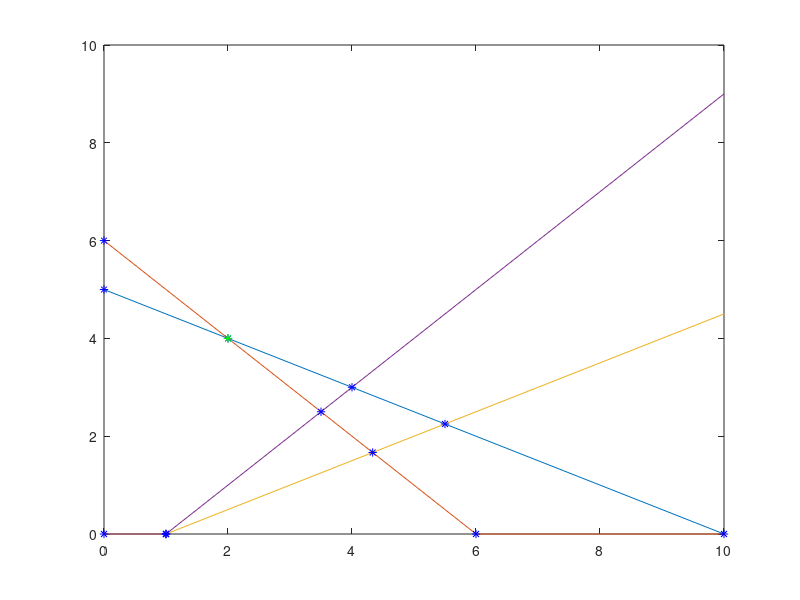

Recreate this plot in MATLAB.
clc
clear

z = @(x1,x2) x1 + x2;
c1 = @(x1,x2) x1 + 2*x2 - 10;
c2 = @(x1,x2) x1 + x2 -6;
c3 = @(x1,x2) x1 -2*x2 -1;
c4 = @(x1,x2) 2*x1 - 2*x2 -2;

%Representing and Plotting
A = [1 2;1 1;1 -2;2 -2];
B = [10;6;1;2];

m = size(A,1);  %No of equations, equal to number of rows
x1 = 0:max(B);  %posiible values of one variable, second we get from eq
                %we use both to plot a line
for i=1:m
    x22 = (B(i) - A(i,1) *x1)/A(i,2);
    x2 = max(0,x22);   %Only first quad
    plot(x1,x2);
    hold on;   %Without it only last line will plot
end
% x1 + 2x2 = 10   means x2 = (10 - 1*x1)/2  
%generally    (B(i)- A(i,1)*x1)/A(i,2)

%Points Of Intersection
A = [A;[0 1;1 0]];
B = [B;[0;0]];
m_new = size(A,1);

inte = [];
for i = 1:m_new
    for j = i+1:m_new
        AA = [A(i,:);A(j,:)];
        BB = [B(i);B(j)];
        s = AA\BB;
        if(s>=0)
            inte = [inte s];
        end
    end
end
disp(inte)
%Plotting Points Of Intersection
for i=1:size(inte,2)
    plot(inte(1,i),inte(2,i),'*b');
    hold on
end

%Feasible Ones
f = [];
for i = 1:size(inte)
    if(c1(inte(1,i),inte(2,i))<=0 && c2(inte(1,i),inte(2,i))<=0 && c3(inte(1,i),inte(2,i))<=0 && c4(inte(1,i),inte(2,i))<=0 )
        f = [f [inte(1,i);inte(2,i)]];
    end
end

for i=1:size(f,2)
    plot(inte(1,i),inte(2,i),'*g');
    hold on
end

%optimal val
max = 0;
for i=1:size(f,2)
    val = z(f(1,i),f(2,i));
    if(val > max)
        max = val;
        index = i;
    end
end

disp('optimal val')
disp(max)
disp('at')
disp(f(:,index))




